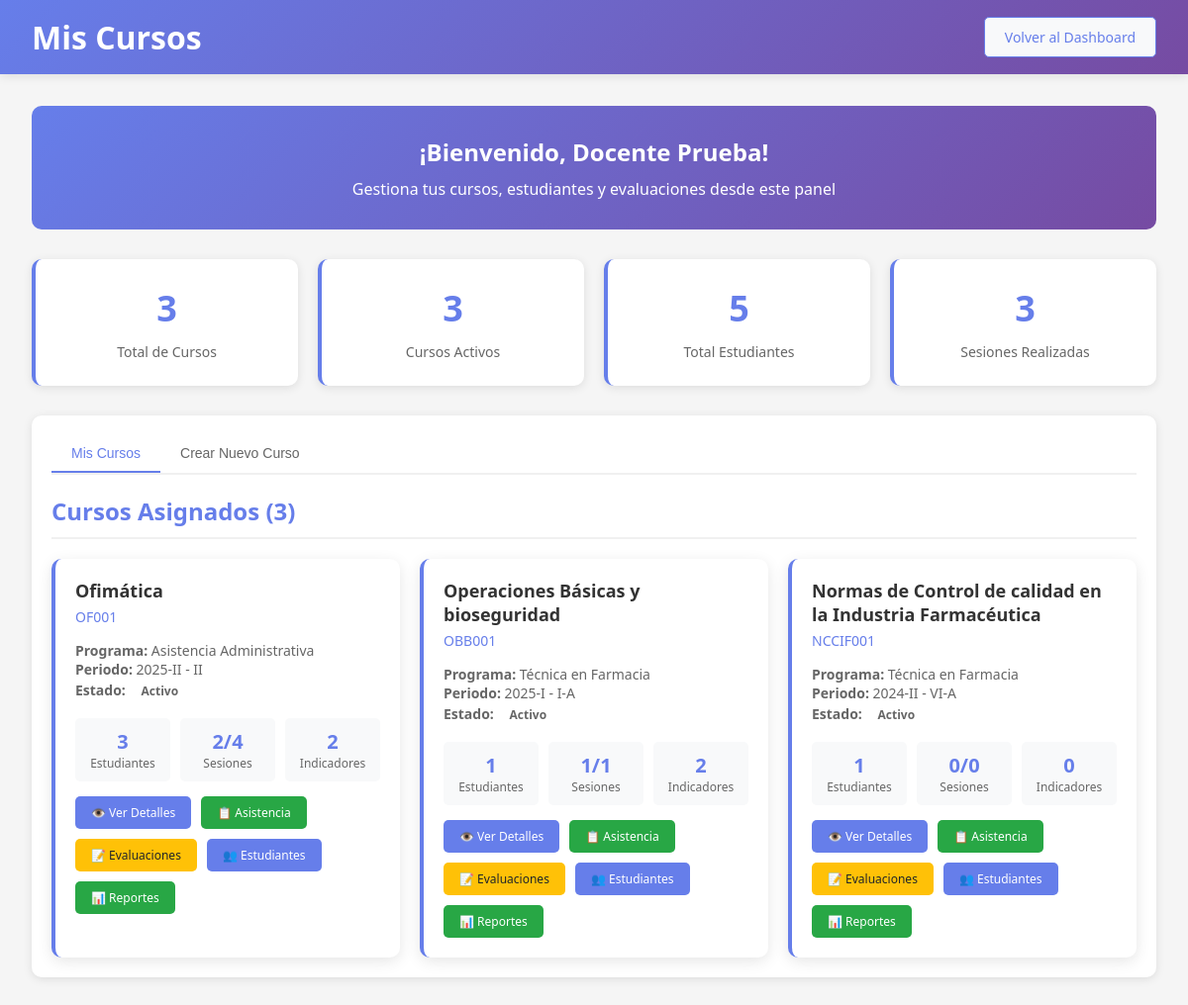
Screenshot of /teacher/my_courses.php (signed in) with the database file from the repository.
### tables this page shows
CREATE TABLE `unidades_didacticas` (
  `id` int(11) NOT NULL AUTO_INCREMENT,
  `nombre` varchar(200) NOT NULL,
  `codigo` varchar(50) NOT NULL,
  `programa_id` int(11) NOT NULL,
  `periodo_lectivo` varchar(20) NOT NULL,
  `periodo_academico` varchar(10) NOT NULL,
  `docente_id` int(11) NOT NULL,
  `estado` enum('activo','inactivo') DEFAULT 'activo',
  PRIMARY KEY (`id`),
  UNIQUE KEY `codigo` (`codigo`),
  KEY `programa_id` (`programa_id`),
  KEY `docente_id` (`docente_id`),
  CONSTRAINT `unidades_didacticas_ibfk_1` FOREIGN KEY (`programa_id`) REFERENCES `programas_estudio` (`id`) ON DELETE CASCADE,
  CONSTRAINT `unidades_didacticas_ibfk_2` FOREIGN KEY (`docente_id`) REFERENCES `usuarios` (`id`) ON DELETE CASCADE
);

CREATE TABLE `programas_estudio` (
  `id` int(11) NOT NULL AUTO_INCREMENT,
  `nombre` varchar(200) NOT NULL,
  `codigo` varchar(50) NOT NULL,
  `estado` enum('activo','inactivo') DEFAULT 'activo',
  `descripcion` text DEFAULT NULL,
  `duracion_semestres` int(11) DEFAULT 6,
  `modalidad` enum('presencial','virtual','semipresencial') DEFAULT 'presencial',
  PRIMARY KEY (`id`),
  UNIQUE KEY `codigo` (`codigo`)
);

### teacher/my_courses.php (the view, shortened to what this page needs)
<?php
$user_id = $_SESSION['user_id'];
$user_name = $_SESSION['user_name'];
try {
    $database = new Database();
    $conn = $database->getConnection();
    $query = "SELECT
                ud.id,
                ud.nombre,
                ud.codigo,
                ud.periodo_lectivo,
                ud.periodo_academico,
                ud.estado,
                p.nombre as programa_nombre,
                COUNT(DISTINCT m.id) as total_estudiantes,
                COUNT(DISTINCT CASE WHEN m.estado = 'activo' THEN m.id END) as estudiantes_activos,
                COUNT(DISTINCT s.id) as total_sesiones,
                COUNT(DISTINCT CASE WHEN s.estado = 'realizada' THEN s.id END) as sesiones_realizadas,
                COUNT(DISTINCT il.id) as indicadores_logro
             FROM unidades_didacticas ud
             JOIN programas_estudio p ON ud.programa_id = p.id
             LEFT JOIN matriculas m ON ud.id = m.unidad_didactica_id
             LEFT JOIN sesiones s ON ud.id = s.unidad_didactica_id
             LEFT JOIN indicadores_logro il ON ud.id = il.unidad_didactica_id
             WHERE ud.docente_id = :docente_id
             GROUP BY ud.id, ud.nombre, ud.codigo, ud.periodo_lectivo, ud.periodo_academico, ud.estado, p.nombre
             ORDER BY ud.periodo_lectivo DESC, ud.nombre";
    $stmt = $conn->prepare($query);
    $stmt->bindParam(':docente_id', $user_id);
    $stmt->execute();
    $myCourses = $stmt->fetchAll(PDO::FETCH_ASSOC);
} catch(PDOException $e) {
    $myCourses = [];
    $programs = [];
    $message = '<div class="alert alert-error">Error al cargar datos: ' . $e->getMessage() . '</div>';
}
?>
<!DOCTYPE html>
<html lang="es">
<head>
</head>
<body>
    <div class="header">
        <div class="header-content">
            <h1>Mis Cursos</h1>
            <a href="../dashboard.php" class="btn btn-back">Volver al Dashboard</a>
        </div>
    </div>
    <div class="container">
        <div class="welcome-banner">
            <h2>¡Bienvenido, <?php echo htmlspecialchars($user_name); ?>!</h2>
            <p>Gestiona tus cursos, estudiantes y evaluaciones desde este panel</p>
        </div>
        <div class="stats-grid">
            <div class="stat-card">
                <div class="stat-number"><?php echo count($myCourses); ?></div>
                <div class="stat-label">Total de Cursos</div>
            </div>
            <div class="stat-card">
                <div class="stat-number">
                    <?php echo count(array_filter($myCourses, function($c) { return $c['estado'] == 'activo'; })); ?>
                </div>
                <div class="stat-label">Cursos Activos</div>
            </div>
            <div class="stat-card">
                <div class="stat-number">
                    <?php echo array_sum(array_column($myCourses, 'estudiantes_activos')); ?>
                </div>
                <div class="stat-label">Total Estudiantes</div>
            </div>
            <div class="stat-card">
                <div class="stat-number">
                    <?php echo array_sum(array_column($myCourses, 'sesiones_realizadas')); ?>
                </div>
                <div class="stat-label">Sesiones Realizadas</div>
            </div>
        </div>
        <div class="card">
            <div class="tabs">
                <button class="tab active" onclick="showTab('courses')">Mis Cursos</button>
                <button class="tab" onclick="showTab('create')">Crear Nuevo Curso</button>
            </div>
            <div id="courses" class="tab-content active">
                <h2>Cursos Asignados (<?php echo count($myCourses); ?>)</h2>
                <?php if (empty($myCourses)): ?>
                    <div style="text-align: center; padding: 40px; color: #666;">
                        <h3>No tienes cursos asignados</h3>
                        <p>Solicita al administrador que te asigne cursos o crea uno nuevo.</p>
                    </div>
                <?php else: ?>
                    <div class="courses-grid">
                        <?php foreach ($myCourses as $course): ?>
                            <div class="course-card">
                                <div class="course-header">
                                    <div class="course-title"><?php echo htmlspecialchars($course['nombre']); ?></div>
                                    <div class="course-code"><?php echo htmlspecialchars($course['codigo']); ?></div>
                                </div>
                                <div class="course-info">
                                    <p><strong>Programa:</strong> <?php echo htmlspecialchars($course['programa_nombre']); ?></p>
                                    <p><strong>Periodo:</strong> <?php echo htmlspecialchars($course['periodo_lectivo']); ?> - <?php echo htmlspecialchars($course['periodo_academico']); ?></p>
                                    <p><strong>Estado:</strong>
                                        <span class="status-badge status-<?php echo $course['estado']; ?>">
                                            <?php echo ucfirst($course['estado']); ?>
                                        </span>
                                    </p>
                                </div>
                                <div class="course-stats">
                                    <div class="course-stat">
                                        <div class="course-stat-number"><?php echo $course['estudiantes_activos']; ?></div>
                                        <div class="course-stat-label">Estudiantes</div>
                                    </div>
                                    <div class="course-stat">
                                        <div class="course-stat-number"><?php echo $course['sesiones_realizadas']; ?>/<?php echo $course['total_sesiones']; ?></div>
                                        <div class="course-stat-label">Sesiones</div>
                                    </div>
                                    <div class="course-stat">
                                        <div class="course-stat-number"><?php echo $course['indicadores_logro']; ?></div>
                                        <div class="course-stat-label">Indicadores</div>
                                    </div>
                                </div>
                                <div class="course-actions">
                                    <a href="?course_id=<?php echo $course['id']; ?>&tab=details" class="btn btn-primary">
                                        👁️ Ver Detalles
                                    </a>
                                    <a href="attendance.php?course_id=<?php echo $course['id']; ?>" class="btn btn-success">
                                        📋 Asistencia
                                    </a>
                                    <a href="evaluations.php?course_id=<?php echo $course['id']; ?>" class="btn btn-warning">
                                        📝 Evaluaciones
                                    </a>
                                    <a href="manage_students.php?course_id=<?php echo $course['id']; ?>" class="btn btn-primary">
                                        👥 Estudiantes
                                    </a>
                                    <a href="reports.php?course_id=<?php echo $course['id']; ?>" class="btn btn-success">
                                        📊 Reportes
                                    </a>
                                </div>
                            </div>
                        <?php endforeach; ?>
                    </div>
                <?php endif; ?>
            </div>
        </div>
    </div>
</body>
</html>

### teacher/my_courses.php (style rules this page uses)
* { margin: 0; padding: 0; box-sizing: border-box; }
body { font-family: 'Segoe UI', Tahoma, Geneva, Verdana, sans-serif; background-color: #f5f5f5; color: #333; }
.header { background: linear-gradient(135deg, #667eea 0%, #764ba2 100%); color: white; padding: 1rem 2rem; box-shadow: 0 2px 10px rgba(0,0,0,0.1); }
.header-content { display: flex; justify-content: space-between; align-items: center; max-width: 1200px; margin: 0 auto; }
.container { max-width: 1200px; margin: 2rem auto; padding: 0 2rem; }
.card { background: white; border-radius: 10px; padding: 20px; margin-bottom: 20px; box-shadow: 0 2px 10px rgba(0,0,0,0.1); }
.card h2 { color: #667eea; margin-bottom: 20px; padding-bottom: 10px; border-bottom: 2px solid #f0f0f0; }
.welcome-banner { background: linear-gradient(135deg, #667eea 0%, #764ba2 100%); color: white; padding: 30px; border-radius: 10px; margin-bottom: 30px; text-align: center; }
.welcome-banner h2 { color: white; border: none; margin-bottom: 10px; }
.stats-grid { display: grid; grid-template-columns: repeat(auto-fit, minmax(200px, 1fr)); gap: 20px; margin-bottom: 30px; }
.stat-card { background: white; padding: 25px; border-radius: 10px; text-align: center; box-shadow: 0 2px 10px rgba(0,0,0,0.1); border-left: 4px solid #667eea; }
.stat-number { font-size: 36px; font-weight: bold; color: #667eea; margin-bottom: 10px; }
.stat-label { font-size: 14px; color: #666; }
.courses-grid { display: grid; grid-template-columns: repeat(auto-fill, minmax(350px, 1fr)); gap: 20px; margin-top: 20px; }
.course-card { background: white; border-radius: 10px; padding: 20px; box-shadow: 0 4px 15px rgba(0,0,0,0.1); transition: transform 0.3s, box-shadow 0.3s; border-left: 4px solid #667eea; }
.course-header { margin-bottom: 15px; }
.course-title { font-size: 18px; font-weight: 600; color: #333; margin-bottom: 5px; }
.course-code { font-size: 14px; color: #667eea; font-weight: 500; }
.course-info { margin-bottom: 15px; font-size: 14px; color: #666; }
.course-stats { display: grid; grid-template-columns: repeat(3, 1fr); gap: 10px; margin-bottom: 15px; }
.course-stat { text-align: center; padding: 10px; background: #f8f9fa; border-radius: 5px; }
.course-stat-number { font-size: 20px; font-weight: bold; color: #667eea; }
.course-stat-label { font-size: 12px; color: #666; }
.course-actions { display: flex; gap: 10px; flex-wrap: wrap; }
.btn { padding: 8px 16px; border: none; border-radius: 5px; cursor: pointer; text-decoration: none; display: inline-block; font-size: 12px; font-weight: 500; transition: all 0.3s; }
.btn-primary { background: #667eea; color: white; }
.btn-success { background: #28a745; color: white; }
.btn-warning { background: #ffc107; color: #212529; }
.btn-back { background: #f8f9fa; color: #667eea; border: 1px solid #667eea; padding: 10px 20px; font-size: 14px; }
.status-badge { padding: 4px 12px; border-radius: 20px; font-size: 12px; font-weight: bold; display: inline-block; }
.tabs { display: flex; border-bottom: 2px solid #f0f0f0; margin-bottom: 20px; }
.tab { padding: 10px 20px; cursor: pointer; border: none; background: none; color: #666; border-bottom: 2px solid transparent; font-size: 14px; }
.tab.active { color: #667eea; border-bottom-color: #667eea; }
.tab-content { display: none; }
.tab-content.active { display: block; }

### rows the page displays
unidades_didacticas: nombre "Ofimática", codigo "OF001", programa.nombre "Asistencia Administrativa", periodo_lectivo "2025-II", periodo_academico "II", estado "Activo", estudiantes_activos "3", sesiones_realizadas "2", total_sesiones "4", indicadores_logro "2"
unidades_didacticas: nombre "Operaciones Básicas y bioseguridad", codigo "OBB001", programa.nombre "Técnica en Farmacia", periodo_lectivo "2025-I", periodo_academico "I-A", estado "Activo", estudiantes_activos "1", sesiones_realizadas "1", total_sesiones "1", indicadores_logro "2"
unidades_didacticas: nombre "Normas de Control de calidad en la Industria Farmacéutica", codigo "NCCIF001", programa.nombre "Técnica en Farmacia", periodo_lectivo "2024-II", periodo_academico "VI-A", estado "Activo", estudiantes_activos "1", sesiones_realizadas "0", total_sesiones "0", indicadores_logro "0"

### other values shown
$user_name "Docente Prueba"
count($myCourses) "3"
array_sum(array_column($myCourses, 'estudiantes_activos')) "5"
array_sum(array_column($myCourses, 'sesiones_realizadas')) "3"
